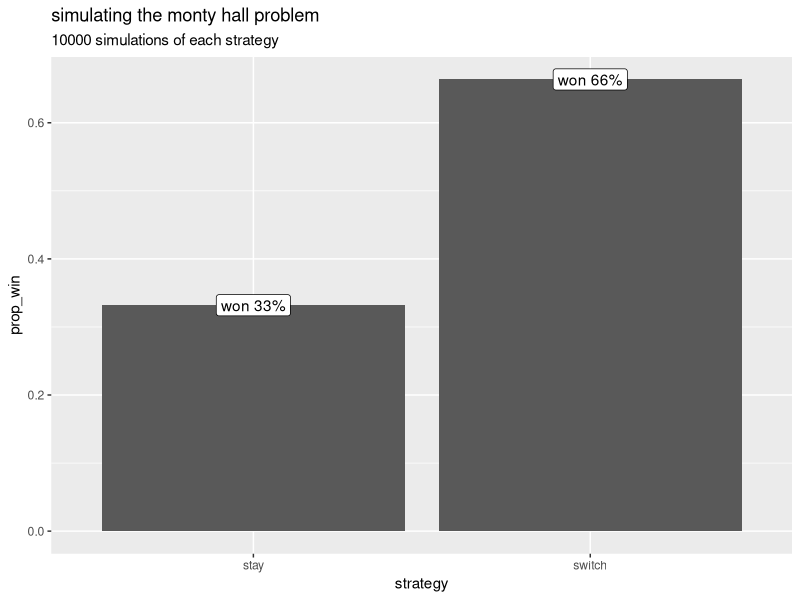

Recreate this plot in R.
# demo of the monty hall problem

# choose a door 
# [**ADD ABILITY FOR with or w/o a "preference"**]
choose_door <- function(doors){
  return(sample(doors, size=1))
}


# define a game given a contestant and a choice and a strategy
mh_game <- function(doors, prizes, contestant, choice, strategy, winning_prize){
  # only makes sense with >2 doors
  if (length(doors) < 3){
    stop("the problem is only defined for 3 or more doors!!!")
  }
  # randomly assign prizes to doors
  key <- data.frame(door=doors, prize=sample(prizes, size=length(doors)), 
                    stringsAsFactors=FALSE)
  # get the winning door
  winning_door <- key$door[key$prize==winning_prize]
  
  # contestant makes initial choice 
  prize <- key$prize[key$door==choice]
  
  # monty hall reveals a door with a goat (but not the chosen door)
  goat_doors <- key$door[key$door!=winning_door]
  monty_door <- sample(goat_doors[goat_doors!=choice], size=1)
  
  # now the contestant decides whether to switch, 
  # not knowing what the prize behind chosen door is
  
  # if contestant decides to stay:
  if (strategy=="stay"){
    # return info about the game
    out <- c(
      contestant   = contestant,
      choice       = choice, 
      monty_door   = monty_door,
      winning_door = winning_door,
      final_door   = choice,
      strategy     = strategy,
      prize        = prize,
      win          = (winning_prize==prize)
    )
    return(out)
  } 
  
  # if contestant decides to switch:
  if (strategy=="switch"){
    # choose a new door from the available ones
    new_door <- sample(doors[!doors %in% c(choice, monty_door)], size=1)
    # return info about the game
    out <- c(
      contestant   = contestant,
      choice       = choice,
      monty_door   = monty_door,
      winning_door = winning_door,
      final_door   = new_door,
      strategy     = strategy, 
      prize        = key$prize[key$door==new_door],
      win          = (winning_prize==key$prize[key$door==new_door])
    )
    return(out)
  }
}
#'

# aaaalright, now let's play whatever the monty hall game show was called

# we'll have one contestant -- tim 
# [***FOR NOW THERE CAN BE ONLY ONE CONTESTANT***]
contestant <- "tim"

# tim will play the game num_sims times!
num_sims <- 20000

# number of doors (problem defined only when num_doors > 2)
num_doors <- 3

# number of winning doors 
# [***FOR NOW, num_winners HAS TO BE 1***]
num_winners <- 1

# there's num_doors doors for the contestant to choose from
doors <- paste0("door", LETTERS[1:num_doors])

# there's num_doors prizes: num_winners are a car, else goats
prizes <- c(
  paste0("goat", 1:(num_doors-num_winners)),
  rep("car", times=num_winners)
)

# the first num_sims/2 times, he'll use the switch strategy
# the next  num_sims/2 times, he'll use the stay strategy

# simulate num_sims/2 of each strategy
strategies <- rep(c("switch","stay"), num_sims/2)
#'

# preallocate space to store the simulation results
results <- data.frame(
  contestant     = as.character(rep(NA, times=num_sims)),
  initial_choice = as.character(rep(NA, times=num_sims)),
  monty_door     = as.character(rep(NA, times=num_sims)),
  winning_door   = as.character(rep(NA, times=num_sims)),
  strategy       = as.character(rep(NA, times=num_sims)),
  outcome        = as.character(rep(NA, times=num_sims)),
  win            =   as.logical(rep(NA, times=num_sims)),
  stringsAsFactors=FALSE
)

# now run the simulations

# for each element of strategies:
for (x in seq_along(strategies)){
  # choose an initial door
  choice <- choose_door(doors=doors)
  # simulate the monty hall game with current strategy
  sim_result <- mh_game(
    doors=doors, prizes=prizes, contestant=contestant, winning_prize="car",
    choice=choice, strategy=strategies[x]
  )
  # record the contestant
  results$contestant[x]     <- contestant
  # record the door chosen (same as sim_result$choices["choice"])
  results$initial_choice[x] <- choice
  # record the door monty revealed
  results$monty_door[x]     <- sim_result["monty_door"]
  # record the winning door
  results$winning_door[x]   <- sim_result["winning_door"]
  # record the strategy used
  results$strategy[x]       <- strategies[x]
  # record the outcome
  results$outcome[x]        <- ifelse(sim_result["win"]=="TRUE", "win", "lose")
  # record whether contestant won or not
  results$win[x]            <- as.logical(sim_result["win"])
}
#'

# evaluate the strategies!
suppressPackageStartupMessages(library("dplyr"))
sim_summary <- results %>% group_by(strategy) %>% summarize(
  num_attempts = length(strategy),
  num_wins     = sum(win),
  prop_win     = num_wins / num_attempts
)
# print a formatted table of the results
knitr::kable(sim_summary)


# plot them too 
suppressPackageStartupMessages(library("ggplot2"))
ggplot(sim_summary, aes(x=strategy, y=prop_win)) +
  geom_bar(stat="identity") +
  geom_label(aes(y=prop_win, label=paste0("won ", round(prop_win*100),"%"))) +
  labs(title="simulating the monty hall problem", 
       subtitle=paste0(unique(sim_summary$num_attempts), 
                       " simulations of each strategy"))

# aaaaand there we have the monty hall problem!

#'<br><br><br><br><br><br><br><br><br><br><br><br><br><br><br>

#'<link rel="stylesheet" type="text/css"
#'href="https://fonts.googleapis.com/css?family=Open+Sans:300,400,400i,700">
#'
#'<link href="https://fonts.googleapis.com/css?family=Roboto+Mono:300,400,500" rel="stylesheet">
#'
#'  <style>
#'body {
#'  padding: 10px;
#'  font-size: 12pt;
#'  font-family: 'Open Sans', sans-serif;
#'}
#'
#'h1 { 
#'  font-size: 20px;
#'  color: DarkGreen;
#'  font-weight: bold;
#'}
#'
#'h2 { 
#'    font-size: 16px;
#'    color: green;
#'}
#'
#'h3 { 
#'  font-size: 24px;
#'  color: green;
#'  font-weight: bold;
#'}
#'
#'code {
#'  font-family: 'Roboto Mono', monospace;
#'  font-size: 14px;
#'}
#'
#'pre {
#'  font-family: 'Roboto Mono', monospace;
#'  font-size: 14px;
#'}
#'
#'</style>
#'

